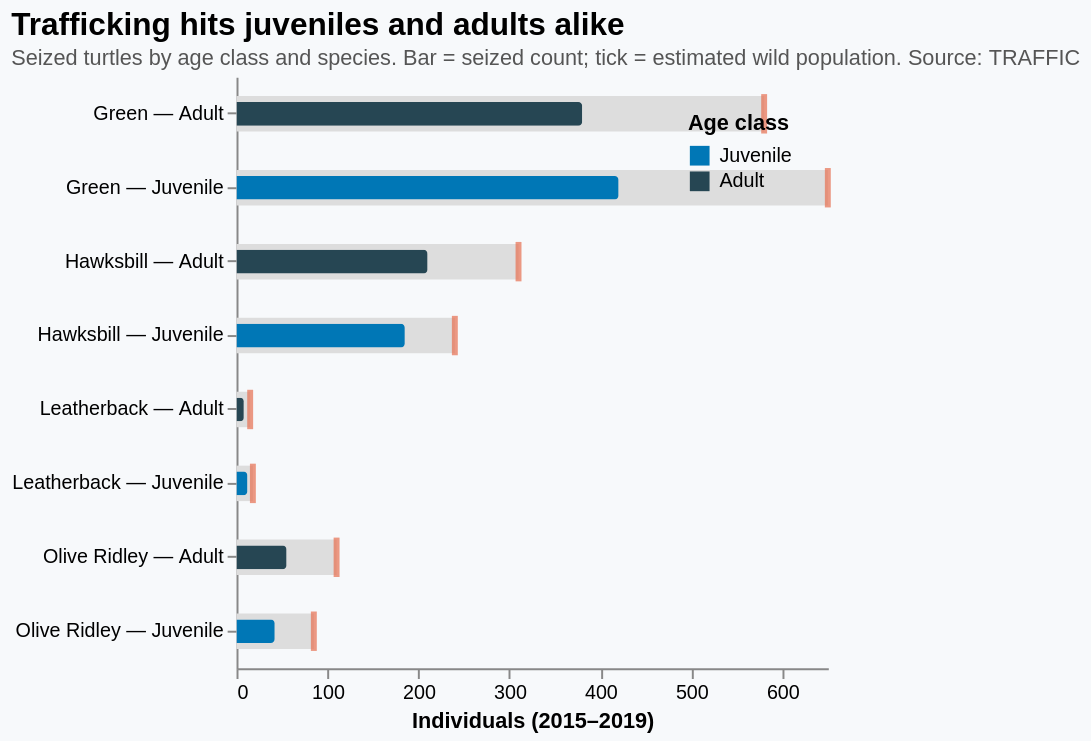

The Vega-Lite source for this figure:
### Vega-Lite specification from a JSON file in a GitHub repository (floating-point values rounded to 4 significant figures)
{"$schema": "https://vega.github.io/schema/vega-lite/v5.json", "title": {"text": "Trafficking hits juveniles and adults alike", "subtitle": "Seized turtles by age class and species. Bar = seized count; tick = estimated wild population. Source: TRAFFIC", "fontSize": 16, "subtitleFontSize": 11, "anchor": "start", "subtitleColor": "#555"}, "width": "container", "height": 300, "background": "#f7f9fb", "config": {"view": {"stroke": null}, "axis": {"grid": false}}, "data": {"values": [{"species": "Green", "age": "Juvenile", "seized": 420, "est_wild": 650}, {"species": "Green", "age": "Adult", "seized": 380, "est_wild": 580}, {"species": "Hawksbill", "age": "Juvenile", "seized": 185, "est_wild": 240}, {"species": "Hawksbill", "age": "Adult", "seized": 210, "est_wild": 310}, {"species": "Olive Ridley", "age": "Juvenile", "seized": 42, "est_wild": 85}, {"species": "Olive Ridley", "age": "Adult", "seized": 55, "est_wild": 110}, {"species": "Leatherback", "age": "Juvenile", "seized": 12, "est_wild": 18}, {"species": "Leatherback", "age": "Adult", "seized": 8, "est_wild": 15}]}, "transform": [{"calculate": "datum.species + ' — ' + datum.age", "as": "label"}, {"calculate": "datum.seized / datum.est_wild * 100", "as": "pct_of_wild"}], "layer": [{"mark": {"type": "bar", "color": "#ddd", "height": 18}, "encoding": {"y": {"field": "label", "type": "nominal", "sort": {"field": "seized", "order": "descending"}, "axis": {"title": null, "labelFontSize": 10}}, "x": {"field": "est_wild", "type": "quantitative", "axis": {"title": "Individuals (2015–2019)"}}}}, {"mark": {"type": "bar", "height": 12, "cornerRadiusEnd": 2}, "encoding": {"y": {"field": "label", "type": "nominal", "sort": {"field": "seized", "order": "descending"}}, "x": {"field": "seized", "type": "quantitative"}, "color": {"field": "age", "type": "nominal", "scale": {"domain": ["Juvenile", "Adult"], "range": ["#0077b6", "#264653"]}, "legend": {"title": "Age class", "orient": "top-right"}}, "tooltip": [{"field": "species", "title": "Species"}, {"field": "age", "title": "Age class"}, {"field": "seized", "title": "Seized"}, {"field": "est_wild", "title": "Estimated wild encounters"}, {"field": "pct_of_wild", "title": "Seized as % of wild", "format": ".1f"}]}}, {"mark": {"type": "tick", "color": "#e76f51", "thickness": 3, "size": 20}, "encoding": {"y": {"field": "label", "type": "nominal", "sort": {"field": "seized", "order": "descending"}}, "x": {"field": "est_wild", "type": "quantitative"}}}]}
